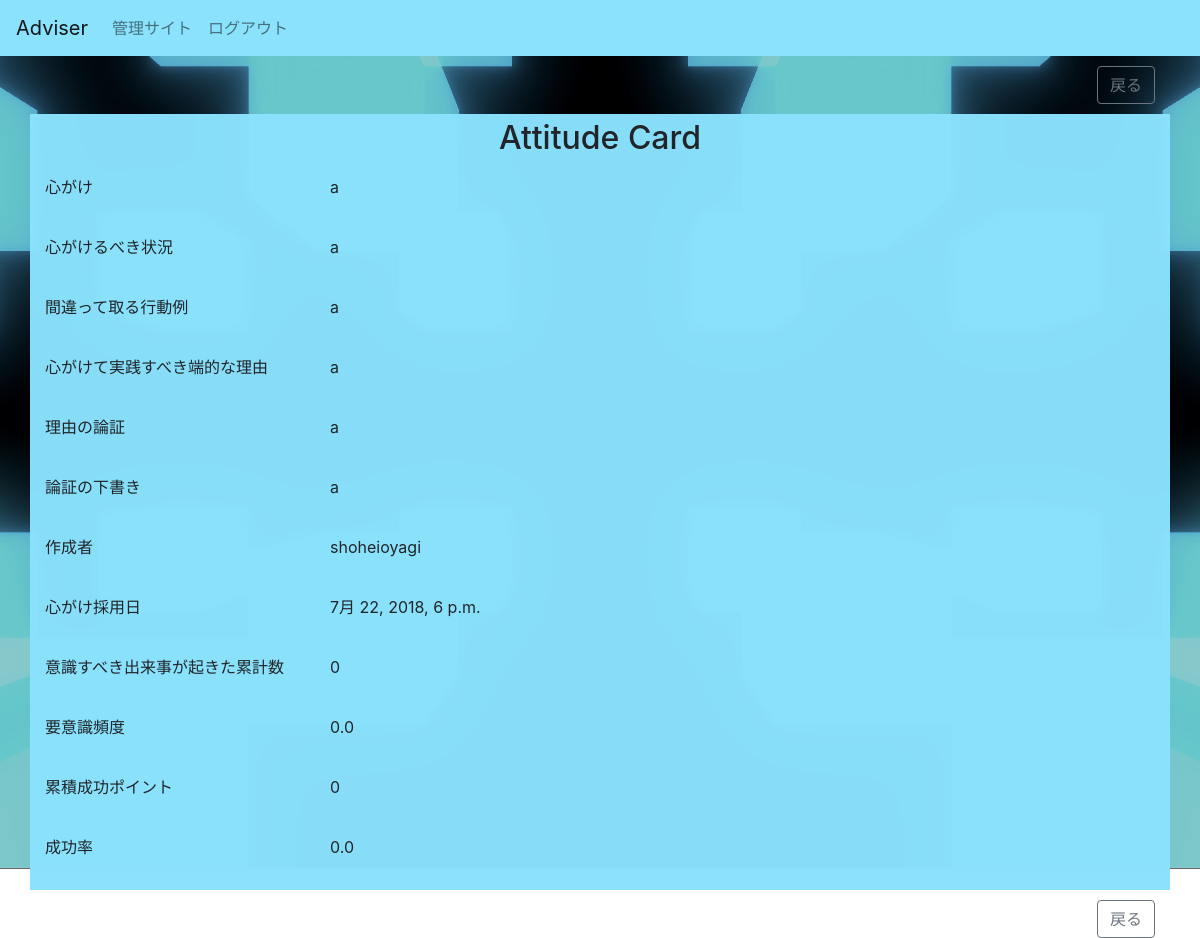
/detail/3/ (signed in), run on an earlier commit of the app's database.
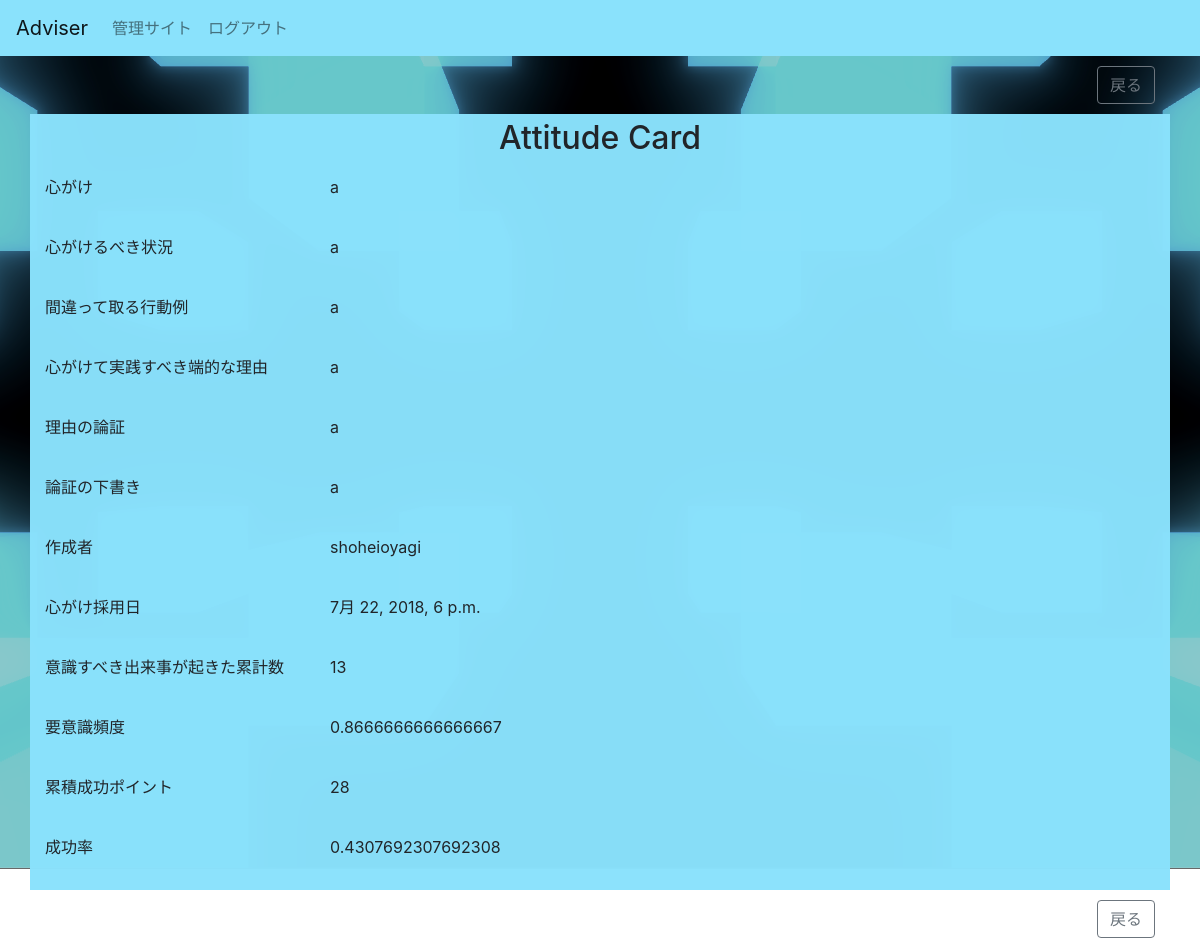
And on a later commit of the database.
### Adviser/models.py (models this page shows, shortened)
class Attitude(models.Model):
    declaration = models.TextField(
        verbose_name='心がけ',
        max_length=50,
    )
    situation = models.TextField(
        verbose_name='心がけるべき状況',
        max_length=200,
    )
    wrong_action = models.TextField(
        verbose_name='間違って取る行動例',
        max_length=200,
    )
    reason = models.TextField(
        verbose_name='心がけて実践すべき端的な理由',
        max_length=100,
    )
    logic = models.TextField(
        verbose_name='理由の論証',
        max_length=300,
    )
    draft_logic = models.TextField(
        verbose_name='論証の下書き',
        max_length=1000,
    )
    maker = models.ForeignKey(
        'users.User',
        verbose_name='作成者',
        on_delete=models.CASCADE,
        default=get_user_model(),
    )
    adopted_date = models.DateTimeField(
        verbose_name='心がけ採用日',
        default=timezone.now,
    )
    timing = models.IntegerField(
        verbose_name='意識すべきだったタイミング数',
        default=0,
    )
    frequency = models.FloatField(
        verbose_name='要意識頻度',
        default=0,
    )
    total_succeeded_point =models.IntegerField(
        verbose_name='累積成功ポイント',
        default=0,
    )
    practiced_rate = models.FloatField(
        verbose_name='実践成功率',
        default=0,
    )

### users/models.py (models this page shows, shortened)
class User(AbstractBaseUser, PermissionsMixin):
    uuid = models.UUIDField(default=uuid_lib.uuid4,
                            primary_key=True, editable=False)
    username_validator = UnicodeUsernameValidator()
    username = models.CharField(
        _('username'),
        max_length=150,
        unique=True,
        help_text=_(
            'Required. 150 characters or fewer. Letters, digits and @/./+/-/_ only.'),
        validators=[username_validator],
        error_messages={
            'unique': _("A user with that username already exists."),
        },
    )
    full_name = models.CharField(_('氏名'), max_length=150, blank=True)
    email = models.EmailField(_('email address'), blank=True)
    is_staff = models.BooleanField(
        _('staff status'),
        default=False,
        help_text=_(
            'Designates whether the user can log into this admin site.'),
    )
    is_active = models.BooleanField(
        _('active'),
        default=True,
        help_text=_(
            'Designates whether this user should be treated as active. '
            'Unselect this instead of deleting accounts.'
        ),
    )
    date_joined = models.DateTimeField(_('date joined'), default=timezone.now)
    objects = UserManager()
    EMAIL_FIELD = 'email'
    USERNAME_FIELD = 'username'
    REQUIRED_FIELDS = ['email', ]
    class Meta:
        verbose_name = _('user')
        verbose_name_plural = _('users')

### Adviser/views.py (the view)
# urls.py: path('detail/<int:pk>/', AttitudeDetailView.as_view(), name='detail'),
class AttitudeDetailView(LoginRequiredMixin, DetailView):
    model = Attitude

### Adviser/templates/Adviser/attitude_detail.html
{% extends "./_base.html" %}
{% block content %}
<div class="container">
    <div class="row">
        <div class="col-12">
            <a class="btn btn-outline-secondary float-right" href="{% url 'index' %}">戻る</a>
        </div>
    </div>
</div>
<div id="attitude-card" class="container blue-card">
    <h2 class="text-center">Attitude Card</h2>
    {% include "./attitude_card.html" %}
</div>
<div class="container">
    <div class="row">
        <div class="col-12">
            <a class="btn btn-outline-secondary float-right" href="{% url 'index' %}">戻る</a>
        </div>
    </div>
</div>
{% endblock %}

### Adviser/templates/Adviser/attitude_card.html
<div class="row">
    <div class="col-3">
        <p>心がけ</p>
    </div>
    <div class="col-9">
        <p>{{ attitude.declaration }}</p>
    </div>
</div>
<div class="row">
    <div class="col-3">
        <p>心がけるべき状況</p>
    </div>
    <div class="col-9">
        <p>{{ attitude.situation }}</p>
    </div>
</div>
<div class="row">
    <div class="col-3">
        <p>間違って取る行動例</p>
    </div>
    <div class="col-9">
        <p>{{ attitude.wrong_action }}</p>
    </div>
</div>
<div class="row">
    <div class="col-3">
        <p>心がけて実践すべき端的な理由</p>
    </div>
    <div class="col-9">
        <p>{{ attitude.reason }}</p>
    </div>
</div>
<div class="row">
    <div class="col-3">
        <p>理由の論証</p>
    </div>
    <div class="col-9">
        <p>{{ attitude.logic }}</p>
    </div>
</div>
<div class="row">
    <div class="col-3">
        <p>論証の下書き</p>
    </div>
    <div class="col-9">
        <p>{{ attitude.draft_logic }}</p>
    </div>
</div>
<div class="row">
    <div class="col-3">
        <p>作成者</p>
    </div>
    <div class="col-9">
        <p>{{ attitude.maker }}</p>
    </div>
</div>
<div class="row">
    <div class="col-3">
        <p>心がけ採用日</p>
    </div>
    <div class="col-9">
        <p>{{ attitude.adopted_date }}</p>
    </div>
</div>
<div class="row">
    <div class="col-3">
        <p>意識すべき出来事が起きた累計数</p>
    </div>
    <div class="col-9">
        <p>{{ attitude.timing }}</p>
    </div>
</div>
<div class="row">
    <div class="col-3">
        <p>要意識頻度</p>
    </div>
    <div class="col-9">
        <p>{{ attitude.frequency }}</p>
    </div>
</div>
<div class="row">
    <div class="col-3">
        <p>累積成功ポイント</p>
    </div>
    <div class="col-9">
        <p>{{ attitude.total_succeeded_point }}</p>
    </div>
</div>
<div class="row">
    <div class="col-3">
        <p>成功率</p>
    </div>
    <div class="col-9">
        <p>{{ attitude.practiced_rate }}</p>
    </div>
</div>

What changed in the data, as far as the page shows it:
changed Attitude "shoheioyagi": timing "0" → "13"; frequency "0.0" → "0.8666666666666667"; total_succeeded_point "0" → "28"; practiced_rate "0.0" → "0.4307692307692308"
